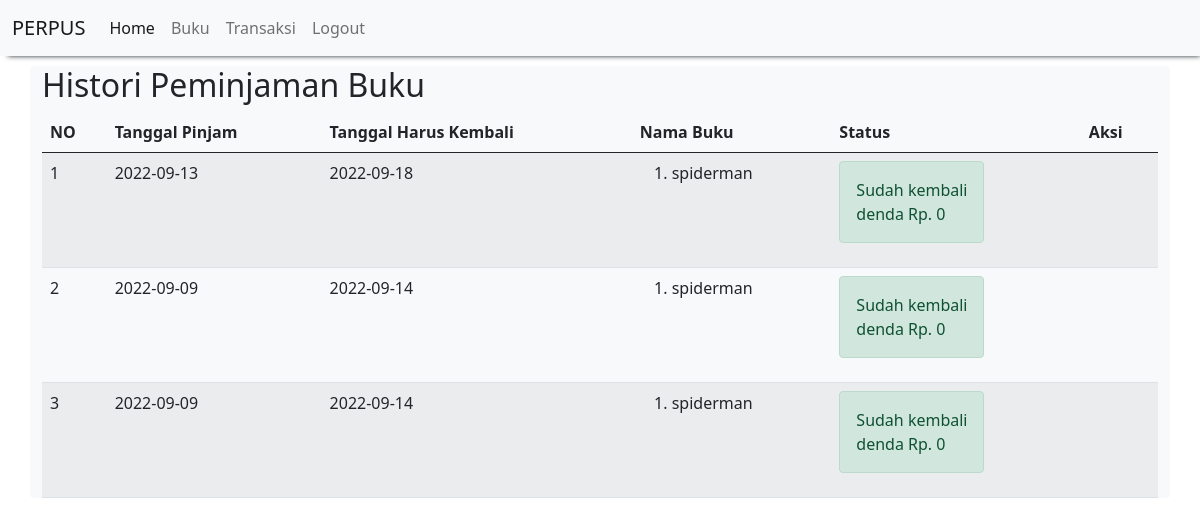
Screenshot of /histori_peminjaman.php (signed in) with the database file from the repository.
### tables this page shows
CREATE TABLE `peminjaman_buku` (
  `id_peminjaman_buku` int(11) NOT NULL,
  `id_siswa` int(11) NOT NULL,
  `tanggal_pinjam` date NOT NULL,
  `tanggal_kembali` date NOT NULL
);

CREATE TABLE `detail_peminjaman_buku` (
  `id_detail_peminjaman_buku` int(11) NOT NULL,
  `id_peminjaman_buku` int(11) NOT NULL,
  `id_buku` int(11) NOT NULL,
  `qty` int(11) NOT NULL
);

CREATE TABLE `buku` (
  `id_buku` int(11) NOT NULL,
  `nama_buku` varchar(100) NOT NULL,
  `deskripsi` text NOT NULL,
  `foto` blob NOT NULL
);

CREATE TABLE `pengembalian_buku` (
  `id_pengembalian_buku` int(11) NOT NULL,
  `id_peminjaman_buku` int(11) NOT NULL,
  `tanggal_pengembalian` date NOT NULL,
  `denda` int(11) NOT NULL
);

### histori_peminjaman.php (the view)
<?php
    include "header.php";
?>
<h2>Histori Peminjaman Buku</h2>
<table class="table table-hover table-striped">
    <thead>
        <th>NO</th>
        <th>Tanggal Pinjam</th>
        <th>Tanggal Harus Kembali</th>
        <th>Nama Buku</th>
        <th>Status</th>
        <th>Aksi</th>
    </thead>
    <tbody>
        <?php
            include "koneksi.php";
            $qry_histori=mysqli_query($conn, "select * from peminjaman_buku order by id_peminjaman_buku desc");
            $no=0;
            while($dt_histori=mysqli_fetch_array($qry_histori)){
                $no++;
                $buku_dipinjam="<ol>";
                $qry_buku=mysqli_query($conn, "select * from detail_peminjaman_buku join buku on buku.id_buku=detail_peminjaman_buku.id_buku where id_peminjaman_buku ='".$dt_histori['id_peminjaman_buku']."' ");
                while($dt_buku=mysqli_fetch_array($qry_buku)){
                    $buku_dipinjam.="<li>".$dt_buku['nama_buku']."</li>";
                }
                $buku_dipinjam.="</ol>";
                $qry_cek_kembali=mysqli_query($conn,"select * from pengembalian_buku where id_peminjaman_buku = '".$dt_histori['id_peminjaman_buku']."'");
                if(mysqli_num_rows($qry_cek_kembali)>0){
                    $dt_kembali=mysqli_fetch_array($qry_cek_kembali);
                    $denda="denda Rp. ".$dt_kembali['denda'];
                    $status_kembali="<label class='alert alert-success'>Sudah kembali <br>".$denda."</label>";
                    $button_kembali="";
                } else{
                    $status_kembali="<label class='alert alert-danger'>Belum kembali</label>";
                    $button_kembali="<a href='kembali.php?id=".$dt_histori['id_peminjaman_buku']."' class='btn btn-warning' onclick='return confirm(\"hello\")'>Kembalikan</a>";
                }
            ?>
                <tr>
                    <td><?=$no?></td>
                    <td><?=$dt_histori['tanggal_pinjam']?></td>
                    <td><?=$dt_histori['tanggal_kembali']?></td>
                    <td><?=$buku_dipinjam?></td>
                    <td><?=$status_kembali?></td>
                    <td><?=$button_kembali?></td>
                </tr>
                <?php
            }
                ?>
    </tbody>
</table>
<?php
    include "footer.php";
?>

### header.php (shortened to what this page needs)
<!DOCTYPE html>
<html lang="en">
<head>
    <link rel="stylesheet" href="css/bootstrap.min.css">
</head>
<body>
<nav class="navbar navbar-expand-lg navbar-light bg-light" style="box-shadow: 4px 4px 5px -4px;">
<div class="container-fluid">
  <a class="navbar-brand" href="#">PERPUS</a>
  <div class="collapse navbar-collapse" id="navbarNav">
    <ul class="navbar-nav">
      <li class="nav-item">
        <a class="nav-link active" aria-current="page" href="home.php">Home</a>
      </li>
      <li class="nav-item">
        <a class="nav-link" aria-current="page" href="buku.php">Buku</a>
      </li>
      <li class="nav-item">
        <a class="nav-link" aria-current="page" href="histori_peminjaman.php">Transaksi</a>
      </li>
      <li class="nav-item">
        <a class="nav-link" aria-current="page" href="logout.php">Logout</a>
      </li>
    </ul>
  </div>
</div>
</nav>
<div class="container bg-light rounded" style="margin-top:10px">
</body>
</html>

### footer.php (shortened to what this page needs)
<!DOCTYPE html>
<html lang="en">
<head>
</head>
<body>
</body>
</html>

### rows the page displays
peminjaman_buku: tanggal_pinjam "2022-09-13", tanggal_kembali "2022-09-18", pengembalian_buku.denda "denda Rp. 0"
detail_peminjaman_buku: id_buku.nama_buku "spiderman"
peminjaman_buku: tanggal_pinjam "2022-09-09", tanggal_kembali "2022-09-14", pengembalian_buku.denda "denda Rp. 0"
detail_peminjaman_buku: id_buku.nama_buku "spiderman"
peminjaman_buku: tanggal_pinjam "2022-09-09", tanggal_kembali "2022-09-14", pengembalian_buku.denda "denda Rp. 0"
detail_peminjaman_buku: id_buku.nama_buku "spiderman"
